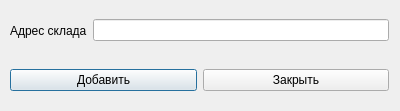
<?xml version="1.0" encoding="UTF-8"?>
<ui version="4.0">
 <class>AddWarehouseDialog</class>
 <widget class="QDialog" name="AddWarehouseDialog">
  <property name="geometry">
   <rect>
    <x>0</x>
    <y>0</y>
    <width>400</width>
    <height>111</height>
   </rect>
  </property>
  <property name="windowTitle">
   <string>Dialog</string>
  </property>
  <widget class="QWidget" name="layoutWidget">
   <property name="geometry">
    <rect>
     <x>10</x>
     <y>60</y>
     <width>379</width>
     <height>41</height>
    </rect>
   </property>
   <layout class="QHBoxLayout" name="horizontalLayout_2">
    <item>
     <widget class="QPushButton" name="buttonAddWarehouse">
      <property name="text">
       <string>Добавить</string>
      </property>
     </widget>
    </item>
    <item>
     <widget class="QPushButton" name="buttonCloseDialog">
      <property name="text">
       <string>Закрыть</string>
      </property>
     </widget>
    </item>
   </layout>
  </widget>
  <widget class="QWidget" name="layoutWidget_2">
   <property name="geometry">
    <rect>
     <x>10</x>
     <y>10</y>
     <width>379</width>
     <height>41</height>
    </rect>
   </property>
   <layout class="QHBoxLayout" name="horizontalLayout_4">
    <property name="spacing">
     <number>6</number>
    </property>
    <item>
     <widget class="QLabel" name="label_2">
      <property name="text">
       <string>Адрес склада</string>
      </property>
     </widget>
    </item>
    <item>
     <widget class="QLineEdit" name="inputAddress"/>
    </item>
   </layout>
  </widget>
 </widget>
 <resources/>
 <connections>
  <connection>
   <sender>buttonCloseDialog</sender>
   <signal>clicked()</signal>
   <receiver>AddWarehouseDialog</receiver>
   <slot>close()</slot>
   <hints>
    <hint type="sourcelabel">
     <x>295</x>
     <y>79</y>
    </hint>
    <hint type="destinationlabel">
     <x>199</x>
     <y>55</y>
    </hint>
   </hints>
  </connection>
 </connections>
</ui>
